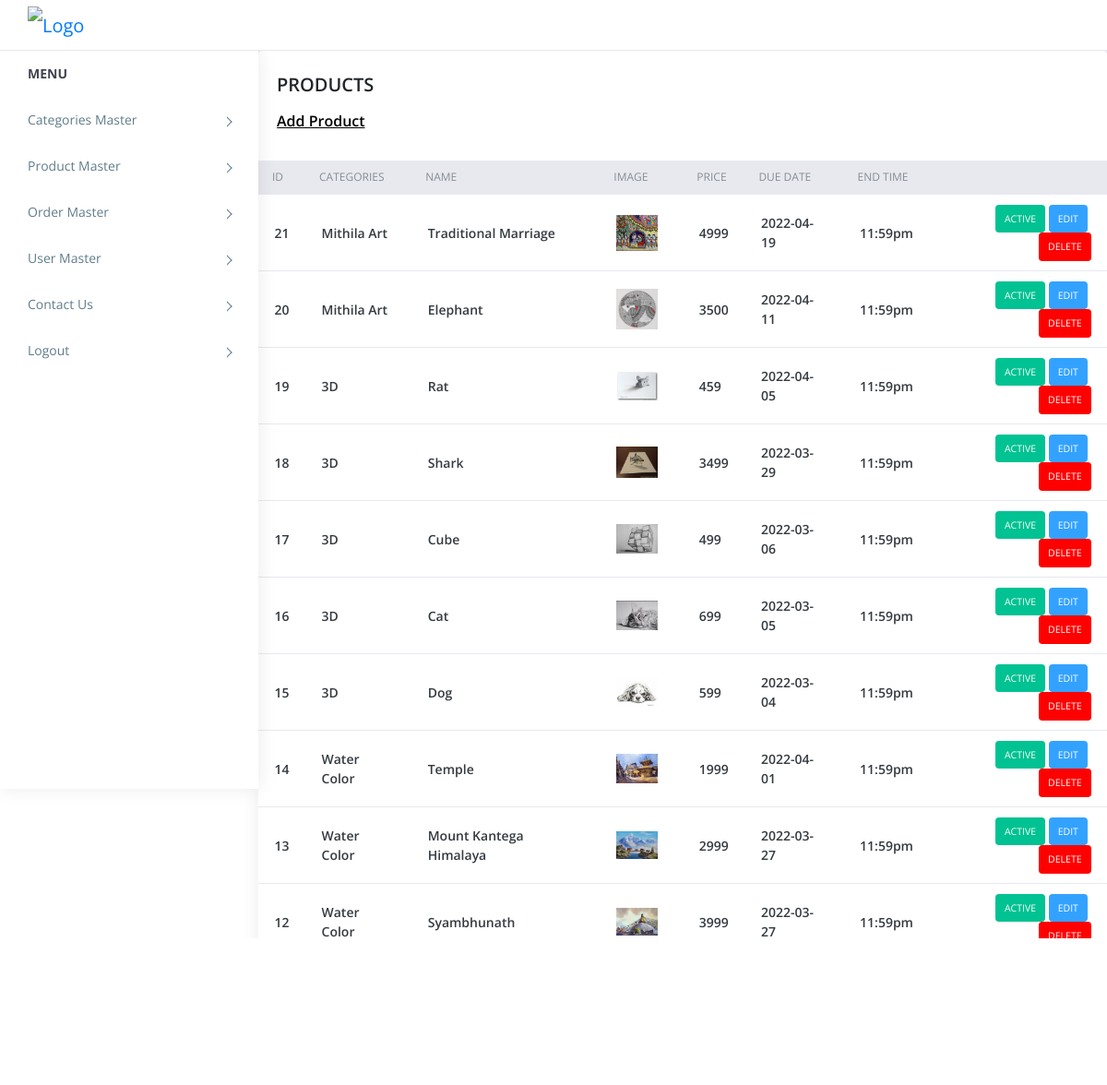
Page /product.inc.php (signed in) on the committed database.
### tables this page shows
CREATE TABLE `product` (
  `id` int(11) NOT NULL,
  `categories_id` int(11) NOT NULL,
  `name` varchar(255) NOT NULL,
  `image` varchar(255) NOT NULL,
  `starting_price` float NOT NULL,
  `description` text NOT NULL,
  `status` tinyint(4) NOT NULL,
  `due_date` date NOT NULL
);

CREATE TABLE `categories` (
  `id` int(11) NOT NULL,
  `categories` varchar(255) NOT NULL,
  `status` tinyint(4) NOT NULL
);

### product.inc.php (the view, shortened to what this page needs)
<?php
require('top.inc.php');
$sql="select product.*,categories.categories from product,categories where product.categories_id=categories.id order by product.id desc";
$res=mysqli_query($con,$sql);
?>
<div class="content pb-0">
	<div class="orders">
	   <div class="row">
		  <div class="col-xl-12">
			 <div class="card">
				<div class="card-body">
				   <h4 class="box-title">PRODUCTS </h4>
				   <h4 class="box-link"><a href="manage_product.php">Add Product</a> </h4>
				</div>
				<div class="card-body--">
				   <div class="table-stats order-table ov-h">
					  <table class="table ">
						 <thead>
							<tr>
							   <th>ID</th>
							   <th>Categories</th>
							   <th>Name</th>
							   <th>Image</th>
							   <th>Price</th>
							   <th>Due Date</th>
							   <th>End Time</th>
							   <th></th>
							</tr>
						 </thead>
						 <tbody>
							<?php
							while($row=mysqli_fetch_assoc($res)){?>
							<tr>
							   <td><?php echo $row['id']?></td>
							   <td><?php echo $row['categories']?></td>
							   <td><?php echo $row['name']?></td>
							   <td><img src="<?php echo PRODUCT_IMAGE_SITE_PATH.$row['image']?>"/></td>
							   <td><?php echo $row['starting_price']?></td>
							   <td><?php echo $row['due_date']?></td>
							   <td>11:59pm</td>
							   <td>
								<?php
								if($row['status']==1){
									echo "<span class='badge badge-complete'><a href='?type=status&operation=deactive&id=".$row['id']."'>Active</a></span>&nbsp;";
								}else{
									echo "<span class='badge badge-pending'><a href='?type=status&operation=active&id=".$row['id']."'>Deactive</a></span>&nbsp;";
								}
								echo "<span class='badge badge-edit'><a href='manage_product.php?id=".$row['id']."'>Edit</a></span>&nbsp;";
								echo "<span class='badge badge-delete'><a href='?type=delete&id=".$row['id']."'>Delete</a></span>";
								?>
							   </td>
							</tr>
							<?php } ?>
						 </tbody>
					  </table>
				   </div>
				</div>
			 </div>
		  </div>
	   </div>
	</div>
</div>
<?php
require('footer.inc.php');
?>

### Aassets/css/style.css (style rules this page uses)
body { display: table; font-family: open sans, sans-serif; font-size: 16px; width: 100% }
.order-table { position: relative }
.order-table tr th { background: #e8e9ef }
.order-table tr td:last-child, .order-table tr th:last-child { text-align: right }
.order-table tr:last-child td { border: none }
.order-table .badge { color: #fff; padding: 10px; text-transform: uppercase; font-weight: 400 }
.order-table .badge-complete { background: #00c292 }
.order-table .badge-delete { background: #FF0000 }
.order-table .badge-edit { background: #33A2FF }
.card { margin-bottom: 1.875em; border-radius: 5px; padding: 0; border: 0 solid transparent; -webkit-box-shadow: 0 0 20px rgba(0, 0, 0, .08); box-shadow: 0 0 20px rgba(0, 0, 0, .08) }
.card .box-title { font-weight: 600; font-size: 20px; padding: 5px 0 }
.card .card-body { float: left; padding: 1.25em; position: relative; width: 100% }
.table-stats table th, .table-stats table td { border: none; border-bottom: 1px solid #e8e9ef; color: #868e96; font-size: 12px; font-weight: 400; padding: .75em 1.25em; text-transform: uppercase }
.table-stats table th img, .table-stats table td img { margin-right: 10px; max-width: 45px }
.table-stats table td { color: #343a40; font-size: 14px; font-weight: 600; text-transform: capitalize; vertical-align: middle }
.card .box-link { font-weight: 600; font-size: 16px; padding: 5px 0 }
.card .box-link a { color:#000; text-decoration:underline; }
.badge a { color:#fff; }

### rows in the picture
product: id "21", categories.categories "Mithila Art", name "Traditional Marriage", image (picture), starting_price "4999", due_date "2022-04-19"
product: id "20", categories.categories "Mithila Art", name "Elephant", image (picture), starting_price "3500", due_date "2022-04-11"
product: id "19", categories.categories "3D", name "Rat", image (picture), starting_price "459", due_date "2022-04-05"
product: id "18", categories.categories "3D", name "Shark", image (picture), starting_price "3499", due_date "2022-03-29"
product: id "17", categories.categories "3D", name "Cube", image (picture), starting_price "499", due_date "2022-03-06"
product: id "16", categories.categories "3D", name "Cat", image (picture), starting_price "699", due_date "2022-03-05"
product: id "15", categories.categories "3D", name "Dog", image (picture), starting_price "599", due_date "2022-03-04"
product: id "14", categories.categories "Water Color", name "Temple", image (picture), starting_price "1999", due_date "2022-04-01"
product: id "13", categories.categories "Water Color", name "Mount Kantega Himalaya", image (picture), starting_price "2999", due_date "2022-03-27"
product: id "12", categories.categories "Water Color", name "Syambhunath", image (picture), starting_price "3999", due_date "2022-03-27"
